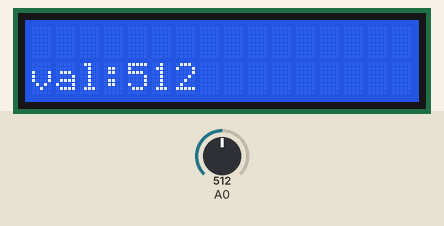
The sketch below on a simulated Arduino Uno, built with avr-gcc and run on an emulated ATmega328P. Shown: 16×2 character LCD. The test bench sets the inputs (shaded band); at power-on: A0 = 512.

Above: at 1.2 s.
1.3 s: A0 set to 716
At 2.3 s:
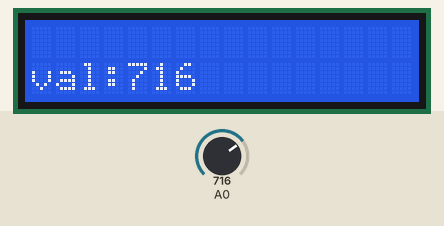
2.8 s: A0 set to 900
At 3.4 s:
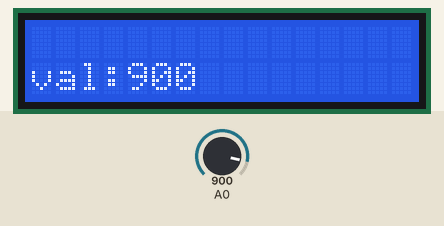
4.3 s: A0 set to 1023
At 5.6 s:
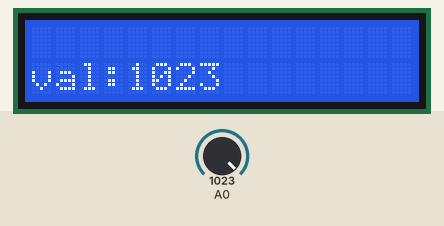
Timing chart, 0 to 7.3 s (numbered marks = the images above; inputs shaded):
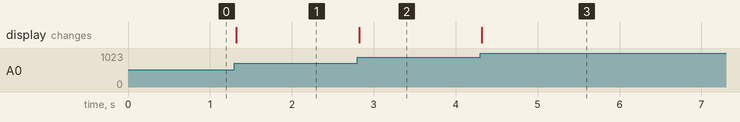

The sketch:

mic00.ino
```cpp
# include <Minicom.h>

MiniCom com;

void setup() {
  com.init();
}

void loop() {
  int value = analogRead(A0);
  com.print(1, "val:", value);
  com.run();
}
```

Measured:
- after the input at 1.3 s, the display: changes at once (image 1)
- after the input at 2.8 s, the display: changes at once (image 2)
- after the input at 4.3 s, the display: changes at once (image 3)
